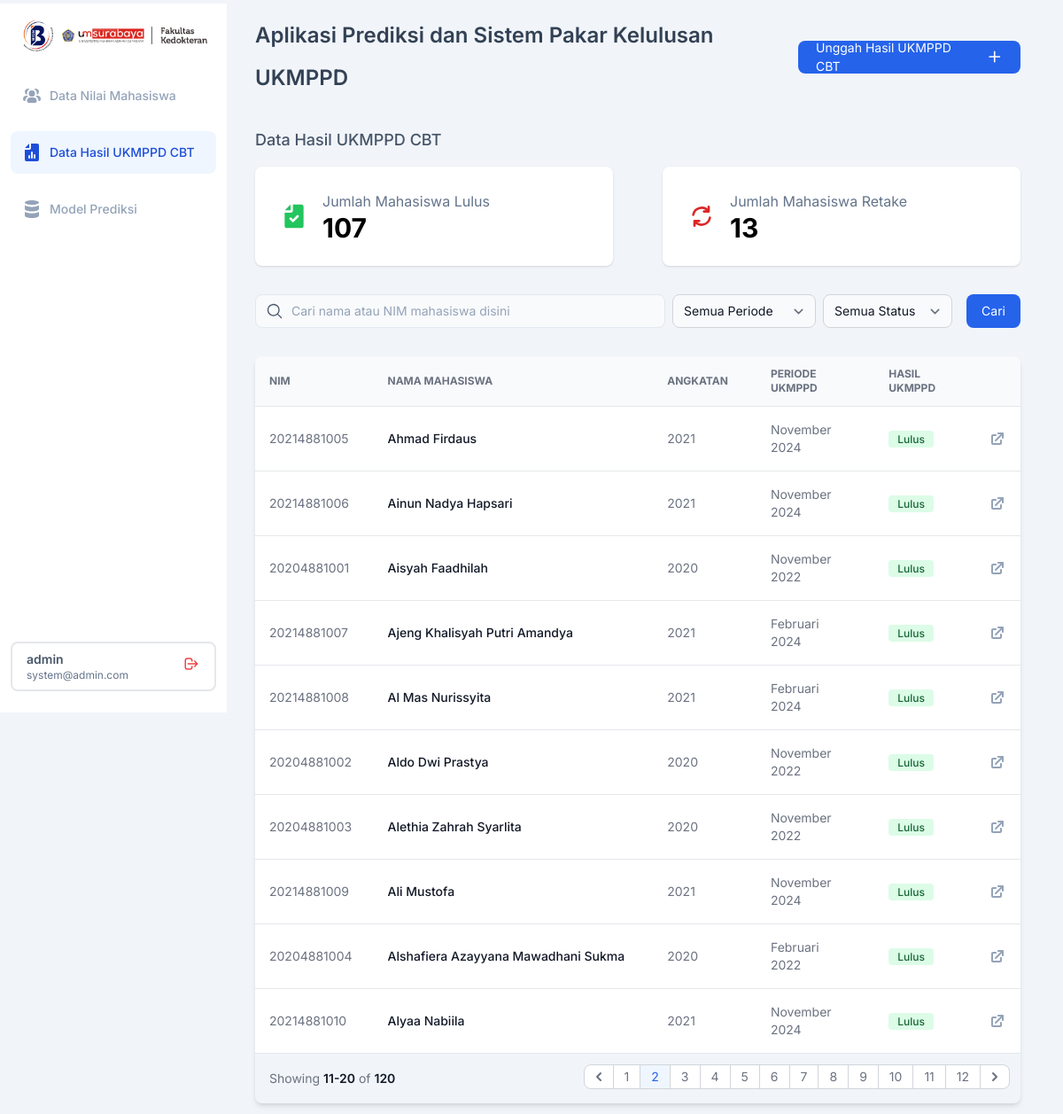
Screenshot of /data-ukmppd/?page=2 (signed in) with the database file from the repository.
### dataUKMPPD/models.py (models this page shows, shortened)
class hasilUKMPPD(models.Model):
    mahasiswa_ID = models.AutoField(primary_key=True)
    nama_mahasiswa = models.CharField(max_length=512)
    NIM = models.IntegerField()
    angkatan = models.CharField(max_length=20)
    periode_ukmppd = models.CharField(max_length=50)
    IPD = models.FloatField(blank=True, null=True)
    IKA = models.FloatField(blank=True, null=True)
    RAD = models.FloatField(blank=True, null=True)
    SRM = models.FloatField(blank=True, null=True)
    KDK = models.FloatField(blank=True, null=True)
    MPK = models.FloatField(blank=True, null=True)
    ANT = models.FloatField(blank=True, null=True)
    MAT = models.FloatField(blank=True, null=True)
    IKM = models.FloatField(blank=True, null=True)
    THTKL = models.FloatField(blank=True, null=True)
    KJW = models.FloatField(blank=True, null=True)
    OT2 = models.FloatField(blank=True, null=True)
    BED = models.FloatField(blank=True, null=True)
    OBG = models.FloatField(blank=True, null=True)
    FOR = models.FloatField(blank=True, null=True)
    MOI = models.FloatField(blank=True, null=True)
    ELK = models.FloatField(blank=True, null=True)
    hasil_ukmppd = models.IntegerField(choices=[(0, 'Retake'), (1, 'Lulus')])
    created_at = models.DateTimeField(auto_now_add=True)
    updated_at = models.DateTimeField(auto_now=True)

### dataUKMPPD/views.py (the view)
# urls.py: path('', views.dashboardUKMPPD, name='index'),
def dashboardUKMPPD(request):
    dashboard = hasilUKMPPD.objects.all().order_by('nama_mahasiswa')
    record_count = hasilUKMPPD.objects.all().count()
    angkatan_list = hasilUKMPPD.objects.values_list('angkatan', flat=True).distinct()
    periode_list = hasilUKMPPD.objects.values_list('periode_ukmppd', flat=True).distinct()
    search_query = request.GET.get('query')
    filter_periode = request.GET.get('periode_ukmppd')
    filter_status = request.GET.get('status')
    if search_query:
        dashboard = dashboard.filter(Q(nama_mahasiswa__icontains = search_query) | Q(NIM__icontains = search_query))
    if filter_periode and filter_periode != 'Semua Periode':
        dashboard = dashboard.filter(periode_ukmppd = filter_periode)
    if filter_status and filter_status != 'Semua':
        if filter_status == 'Lulus':
            dashboard = dashboard.filter(hasil_ukmppd = 1)
        elif filter_status == 'Retake':
            dashboard = dashboard.filter(hasil_ukmppd = 0)
    paginator = Paginator(dashboard, 10)
    page_number = request.GET.get('page')
    page_obj = paginator.get_page(page_number)
    ukmppd_lulus = hasilUKMPPD.objects.filter(hasil_ukmppd = 1).count()
    ukmppd_retake = hasilUKMPPD.objects.filter(hasil_ukmppd = 0).count()
    context = {
        'page_obj': page_obj,
        'record_count': record_count,
        'angkatan_list': angkatan_list,
        'periode_list': periode_list,
        'search_query': search_query,
        'filter_periode': filter_periode,
        'filter_status': filter_status,
        'ukmppd_lulus': ukmppd_lulus,
        'ukmppd_retake': ukmppd_retake,
    }
    return render(request, 'dataUKMPPD/dashboard-ukmppd.html', context)

### dataUKMPPD/templates/dataUKMPPD/dashboard-ukmppd.html (shortened to what this page needs)
{% load static tailwind_tags %}
{% load static %}
<!DOCTYPE html>
<html>
  <head>
    {% tailwind_css %}
  </head>
  <body class="bg-slate-100 font-['Inter']">
    <aside id="default-sidebar" class="fixed top-0 left-0 z-40 w-64 h-screen transition-transform -translate-x-full sm:translate-x-0" aria-label="Sidebar">
      <div class="h-full px-3 py-4 mt-1 overflow-y-auto bg-white flex flex-col justify-between">
        <div class="flex flex-col gap-6">
          <div class="sm:ml flex justify-center gap-2 items-center">
            <img class="w-10" src="{% static 'img/rdib.png' %}" />
            <img class="w-[163.76px] h-[19.51px]" src="{% static 'img/fkum.png' %}" />
          </div>
          <ul class="space-y-4 font-medium">
            <a href="/" class="flex items-center p-3 hover:bg-slate-100 rounded-lg">
              <li class="flex gap-2 items-center justify-start">
                <span class="text-slate-400 text-[14px] font-medium font-['Inter'] leading-normal">Data Nilai Mahasiswa</span>
              </li>
            </a>
            <a href="/data-ukmppd" class="flex items-center p-3 rounded-lg bg-blue-50">
              <li class="flex gap-2 items-center justify-start">
                <span class="text-blue-700 text-[14px] font-medium font-['Inter'] leading-normal">Data Hasil UKMPPD CBT</span>
              </li>
            </a>
            <a href="/model-prediksi" class="flex items-center p-3 hover:bg-slate-100 rounded-lg">
              <li class="flex gap-2 items-center justify-start">
                <span class="text-slate-400 text-[14px] font-medium font-['Inter'] leading-normal">Model Prediksi</span>
              </li>
            </a>
          </ul>
        </div>
        <div class="px-4 py-2 mb-2 border-2 rounded-lg flex justify-between items-center">
          <div class="flex flex-col">
              <span class="text-slate-600 text-sm font-semibold">{{ user.username }}</span>
              <span class="text-slate-500 text-xs font-normal">{{ user.email }}</span>
          </div>
          <form action="{% url 'logout' %}" method="post">
            <button type="submit" class="bg-transparent border-none p-0 cursor-pointer">
            </button>
          </form>
      </div>
      </div>
    </aside>
    <div class="p-4 gap-y-8 sm:ml-64 mr-8 ps-8 flex flex-col">
      <div class="flex items-center justify-between">
        <span class="text-slate-700 text-2xl font-semibold font-['Inter'] leading-loose">Aplikasi Prediksi dan Sistem Pakar Kelulusan UKMPPD</span>
        <a href="form-ukmppd/" class="bg-blue-600 hover:bg-blue-700 rounded-lg justify-center items-center flex gap-3 px-5 h-[37px]">
          <span class="text-white text-sm font-base font-['Inter'] leading-[21px]">Unggah Hasil UKMPPD CBT</span>
          <svg class="w-5 h-5 text-white" aria-hidden="true" xmlns="http://www.w3.org/2000/svg" width="10" height="10" fill="none" viewBox="0 0 24 24">
            <path stroke="currentColor" stroke-linecap="round" stroke-linejoin="round" stroke-width="2" d="M5 12h14m-7 7V5" />
          </svg>
        </a>
      </div>
      <div class="flex flex-col gap-4">
        <div class="flex justify-between">
          <span class="text-slate-600 text-lg font-medium font-['Inter'] leading-7">Data Hasil UKMPPD CBT</span>
        </div>
        <div class="grid md:grid-cols-2 gap-14">
          <div class="flex gap-x-4 items-center bg-white shadow p-7 rounded-lg">
            <div class="flex flex-col justify-start items-start gap-1">
              <span class="text-slate-500 text-[16px] leading-snug">Jumlah Mahasiswa Lulus</span>
              <span class="text-[30px] font-bold leading-none">{{ ukmppd_lulus|default:0 }}</span>
            </div>
          </div>
          <div class="flex gap-x-4 items-center bg-white shadow p-7 rounded-lg">
            <div class="flex flex-col justify-start items-start gap-1">
              <span class="text-slate-500 text-[16px] leading-snug">Jumlah Mahasiswa Retake</span>
              <span class="text-[30px] font-bold leading-none">{{ ukmppd_retake|default:0 }}</span>
            </div>
          </div>
        </div>
      </div>
      <form method="GET" action="{% url 'index' %}" class="grid">
        <div class="justify-end inline-flex gap-2">
          <div class="w-full flex items-center relative">
            <input
            name = "query"
            value = "{{ search_query|default:''}}"
            class="w-full bg-gray-50 placeholder:text-slate-400 text-slate-700 text-sm border border-slate-200 rounded-lg pl-10 pr-3 py-2 transition duration-300 ease focus:outline-none focus:border-slate-400 hover:border-slate-300"
            placeholder="Cari nama atau NIM mahasiswa disini"/>
          </div>
          <select name="periode_ukmppd" id="periode_ukmppd" class="bg-gray-50 border border-gray-300 text-gray-900 text-sm rounded-lg focus:ring-blue-500 focus:border-blue-500 block pl-3 py-1">
            <option value="Semua Periode" {% if filter_periode == "Semua Periode" %} selected {% endif %}>Semua Periode</option>
          </select>
          <select name="status" id="status" class="bg-gray-50 border border-gray-300 text-gray-900 text-sm rounded-lg focus:ring-blue-500 focus:border-blue-500 block pl-3 py-1">
            <option value="Semua" {% if filter_status == "Semua" %} selected {% endif %}>Semua Status</option>
          </select>
          <button
          class="rounded-lg bg-blue-600 py-2 px-4 border border-transparent text-center text-sm text-white focus:bg-blue-700 focus:shadow-none active:bg-blue-700 hover:bg-blue-700 active:shadow-none disabled:pointer-events-none disabled:opacity-50 ml-2"
          type="submit">
          Cari
          </button>
        </div>
      </form>
      <div class="relative overflow-x-auto shadow-md sm:rounded-lg">
        <table class="w-full text-sm text-left rtl:text-right text-gray-500">
          <thead class="text-xs uppercase bg-slate-50 border-b">
            <tr>
              <th scope="col" class="p-4">NIM</th>
              <th scope="col" class="px-6 py-3">Nama Mahasiswa</th>
              <th scope="col" class="px-6 py-3">Angkatan</th>
              <th scope="col" class="px-6 py-3">Periode UKMPPD</th>
              <th scope="col" class="px-6 py-3">Hasil UKMPPD</th>
              <th scope="col" class="px-6 py-3"></th>
            </tr>
          </thead>
          <tbody>
            {% if page_obj.object_list %}
              {% for dashboard in page_obj.object_list %}
              <tr class="bg-white border-b hover:bg-gray-200">
                <td class="w-4 p-4">{{dashboard.NIM}}</td>
                <th scope="row" class="px-6 py-4 font-medium text-gray-900 whitespace-nowrap">{{dashboard.nama_mahasiswa}}</th>
                <td class="px-6 py-4">{{dashboard.angkatan}}</td>
                <td class="px-6 py-4">{{dashboard.periode_ukmppd}}</td>
                <td class="px-6 py-4">
                {% if dashboard.hasil_ukmppd == 1 %}
                  <span class="bg-green-100 text-green-800 border-green-300 font-['Inter'] text-xs font-medium me-2 px-2.5 py-0.5 rounded">Lulus</span>
                {% elif dashboard.hasil_ukmppd == 0 %}
                  <span class="bg-red-100 text-red-800 border-red-300 font-['Inter'] text-xs font-medium me-2 px-2.5 py-0.5 rounded">Retake</span>
                {% endif %}
                </td>
                <td class="px-4 py-4">
                  <a href="{% url 'detail-hasil-ukmppd' dashboard.NIM %}" class="font-medium hover:underline">
                  </a>
                </td>
              </tr>
              {% endfor %}
            {% else %}
            <tr>
              <td colspan="5" class="text-center py-4">Data tidak ditemukan</td>
            </tr>
            {% endif %}
          </tbody>
        </table>
        <nav class="flex items-center flex-column flex-wrap md:flex-row justify-between py-3" aria-label="Table navigation">
          <span class="pl-4 text-sm font-normal text-gray-500 :inline md:w-auto">Showing
              <span class="font-semibold text-gray-900">{{ page_obj.start_index }}-{{ page_obj.end_index }}</span> of
              <span class="font-semibold text-gray-900">{{ record_count }}</span>
          </span>
          <ul class="pr-3 inline-flex -space-x-px rtl:space-x-reverse text-sm h-8">
              {% if page_obj.has_previous %}
                  <li>
                      <a href="?page={{ page_obj.previous_page_number }}" class="flex items-center justify-center px-1 h-7 ms-0 leading-tight text-gray-500 bg-white border border-gray-300 rounded-s-lg hover:bg-gray-100 hover:text-gray-700">
                          <svg class="w-6 h-6 text-gray-500" aria-hidden="true" xmlns="http://www.w3.org/2000/svg" width="24" height="24" fill="none" viewBox="0 0 24 24">
                              <path stroke="currentColor" stroke-linecap="round" stroke-linejoin="round" stroke-width="2" d="m14 8-4 4 4 4" />
                          </svg>
                      </a>
                  </li>
              {% endif %}
              {% for num in page_obj.paginator.page_range %}
                  {% if page_obj.number == num %}
                      <li>
                          <a href="?page={{ num }}" aria-current="page" class="flex items-center justify-center px-3 h-7 text-blue-600 border border-gray-300 bg-blue-50 hover:bg-blue-100 hover:text-blue-700">
                              {{ num }}
                          </a>
                      </li>
                  {% else %}
                      <li>
                          <a href="?page={{ num }}" class="flex items-center justify-center px-3 h-7 leading-tight text-gray-500 bg-white border border-gray-300 hover:bg-gray-100 hover:text-gray-700">
                              {{ num }}
                          </a>
                      </li>
                  {% endif %}
              {% endfor %}
              {% if page_obj.has_next %}
                <li>
                    <a href="?page={{ page_obj.next_page_number }}" class="flex items-center justify-center px-1 h-7 leading-tight text-gray-500 bg-white border border-gray-300 rounded-e-lg hover:bg-gray-100 hover:text-gray-700">
                        <svg class="w-6 h-6 text-gray-500" aria-hidden="true" xmlns="http://www.w3.org/2000/svg" width="24" height="24" fill="none" viewBox="0 0 24 24">
                            <path stroke="currentColor" stroke-linecap="round" stroke-linejoin="round" stroke-width="2" d="m10 16 4-4-4-4" />
                        </svg>
                    </a>
                </li>
              {% endif %}
          </ul>
        </nav>
      </div>
    </div>
  </body>
</html>

### rows the page displays
hasilUKMPPD: NIM "20214881005", nama_mahasiswa "Ahmad Firdaus", angkatan "2021", periode_ukmppd "November 2024", hasil_ukmppd "Lulus"
hasilUKMPPD: NIM "20214881006", nama_mahasiswa "Ainun Nadya Hapsari", angkatan "2021", periode_ukmppd "November 2024", hasil_ukmppd "Lulus"
hasilUKMPPD: NIM "20204881001", nama_mahasiswa "Aisyah Faadhilah", angkatan "2020", periode_ukmppd "November 2022", hasil_ukmppd "Lulus"
hasilUKMPPD: NIM "20214881007", nama_mahasiswa "Ajeng Khalisyah Putri Amandya", angkatan "2021", periode_ukmppd "Februari 2024", hasil_ukmppd "Lulus"
hasilUKMPPD: NIM "20214881008", nama_mahasiswa "Al Mas Nurissyita", angkatan "2021", periode_ukmppd "Februari 2024", hasil_ukmppd "Lulus"
hasilUKMPPD: NIM "20204881002", nama_mahasiswa "Aldo Dwi Prastya", angkatan "2020", periode_ukmppd "November 2022", hasil_ukmppd "Lulus"
hasilUKMPPD: NIM "20204881003", nama_mahasiswa "Alethia Zahrah Syarlita", angkatan "2020", periode_ukmppd "November 2022", hasil_ukmppd "Lulus"
hasilUKMPPD: NIM "20214881009", nama_mahasiswa "Ali Mustofa", angkatan "2021", periode_ukmppd "November 2024", hasil_ukmppd "Lulus"
hasilUKMPPD: NIM "20204881004", nama_mahasiswa "Alshafiera Azayyana Mawadhani Sukma", angkatan "2020", periode_ukmppd "Februari 2022", hasil_ukmppd "Lulus"
hasilUKMPPD: NIM "20214881010", nama_mahasiswa "Alyaa Nabiila", angkatan "2021", periode_ukmppd "November 2024", hasil_ukmppd "Lulus"

### other values shown
{{ user.username }} "admin"
{{ user.email }} "system@admin.com"
{{ ukmppd_lulus|default:0 }} "107"
{{ ukmppd_retake|default:0 }} "13"
{{ page_obj.start_index }} "11"
{{ page_obj.end_index }} "20"
{{ record_count }} "120"
{{ num }} "1" "3" "4" "5" "6" "7" "8" "9" "10" "11" "12"
{{ num }} "2"
